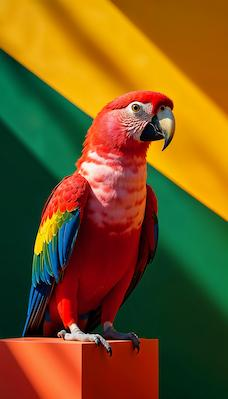
#> input picture opencv_guide/images/img_2.jpg, 228 x 399 px, found by its file name
$ python code_11.py
#> lines starting #> are read from the running program, lines starting #| are printed output that depends on the picture
#-------------------------------------------------------------------------------
#            resizing image
#-------------------------------------------------------------------------------
import cv2
import numpy as np
#-------------------------------------------------------------------------------
img_path = 'images/img_2.jpg' # set image path
#-------------------------------------------------------------------------------
img = cv2.imread(img_path)
#> img is the input picture: shape (399, 228, 3); mean B, G, R 29.3, 84.8, 118
#-------------------------------------------------------------------------------
h, w, c = img.shape # get height and width of the image
#> h = 399; w = 228; c = 3

# opencv has resize() function for reducing or enlarging image size
# resize() takes in 3 parameters,
# resize(image, desired_dimentions, interpolation)
img_reduction = cv2.resize(img, (int(w/2), int(h/2)), interpolation=cv2.INTER_AREA)
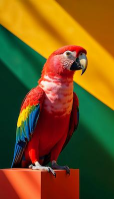
#> img_reduction: shape (199, 114, 3); mean B, G, R 29.3, 84.8, 118
                                                      # when reducing  image size,
                                                      # interpolation has INTER_AREA as passed argument
                                                      # here image width(w) & height(h) are reduced by half
                                                      # then using int() the reduced size is passed as integer

img_enlarging = cv2.resize(img, (int(w*2), int(h*2)), interpolation=cv2.INTER_LINEAR)
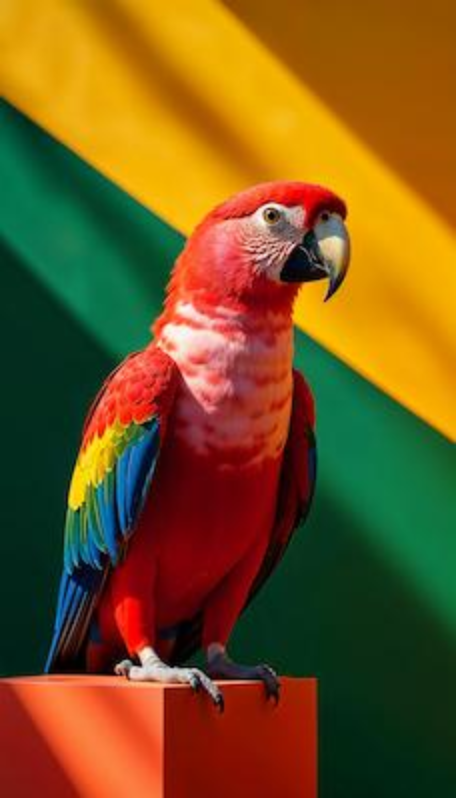
#> img_enlarging: shape (798, 456, 3); mean B, G, R 29.3, 84.8, 117.9
                                                      # when enlarging image size,
                                                      # interpolation has INTER_LINEAR as passed argument
                                                      # here image w & h are doubled i size
#-------------------------------------------------------------------------------
cv2.imshow('Image', img)

cv2.imshow('Image_Reducton', img_reduction)

cv2.imshow('Image_Enlarging', img_enlarging)
#-------------------------------------------------------------------------------
cv2.waitKey(0)
cv2.destroyAllWindows()
#-------------------------------------------------------------------------------
#-------------------------------------------------------------------------------
